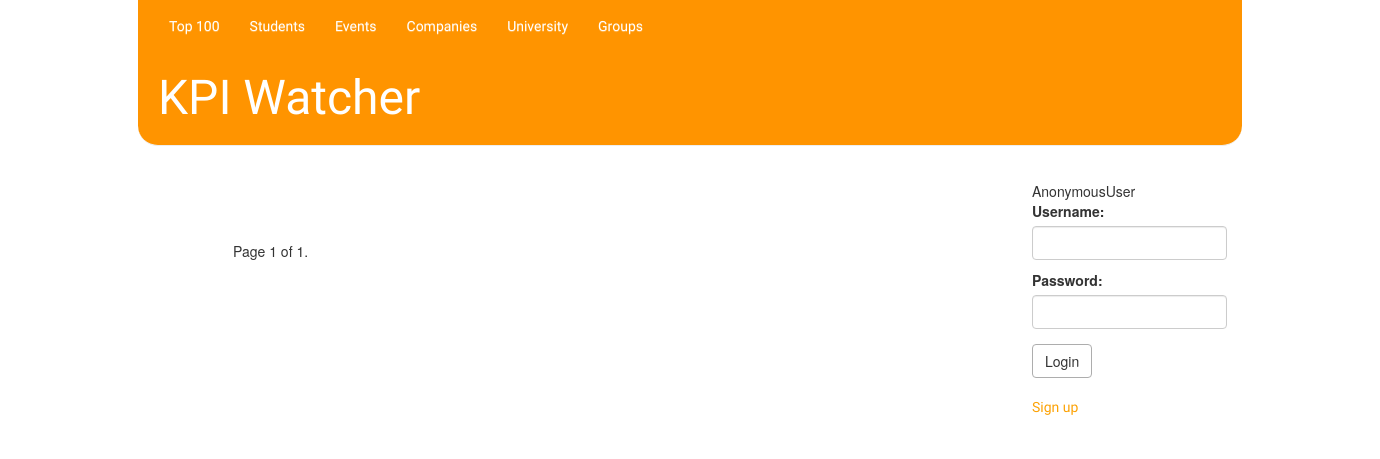
/companies/, run on an earlier commit of the app's database.
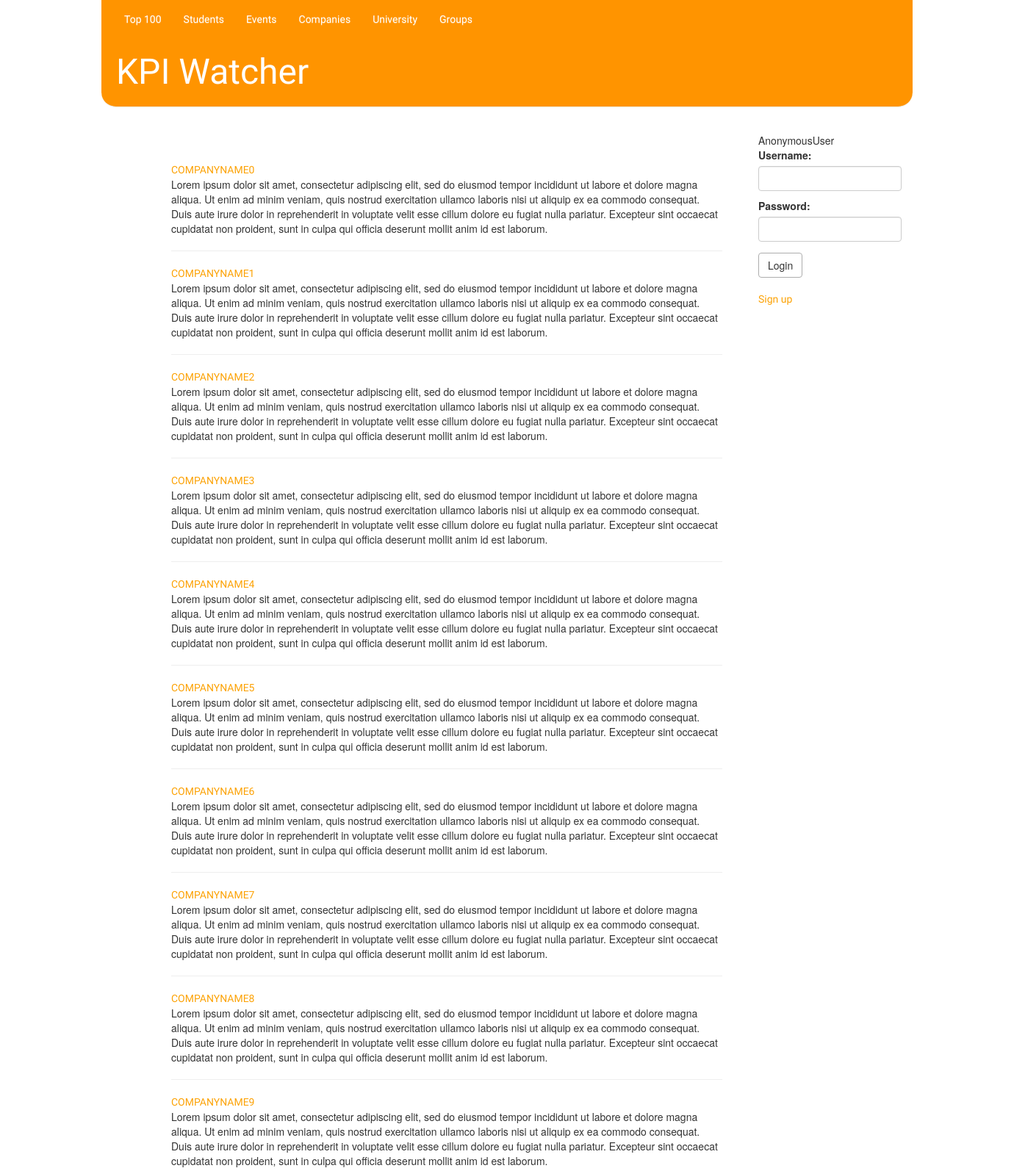
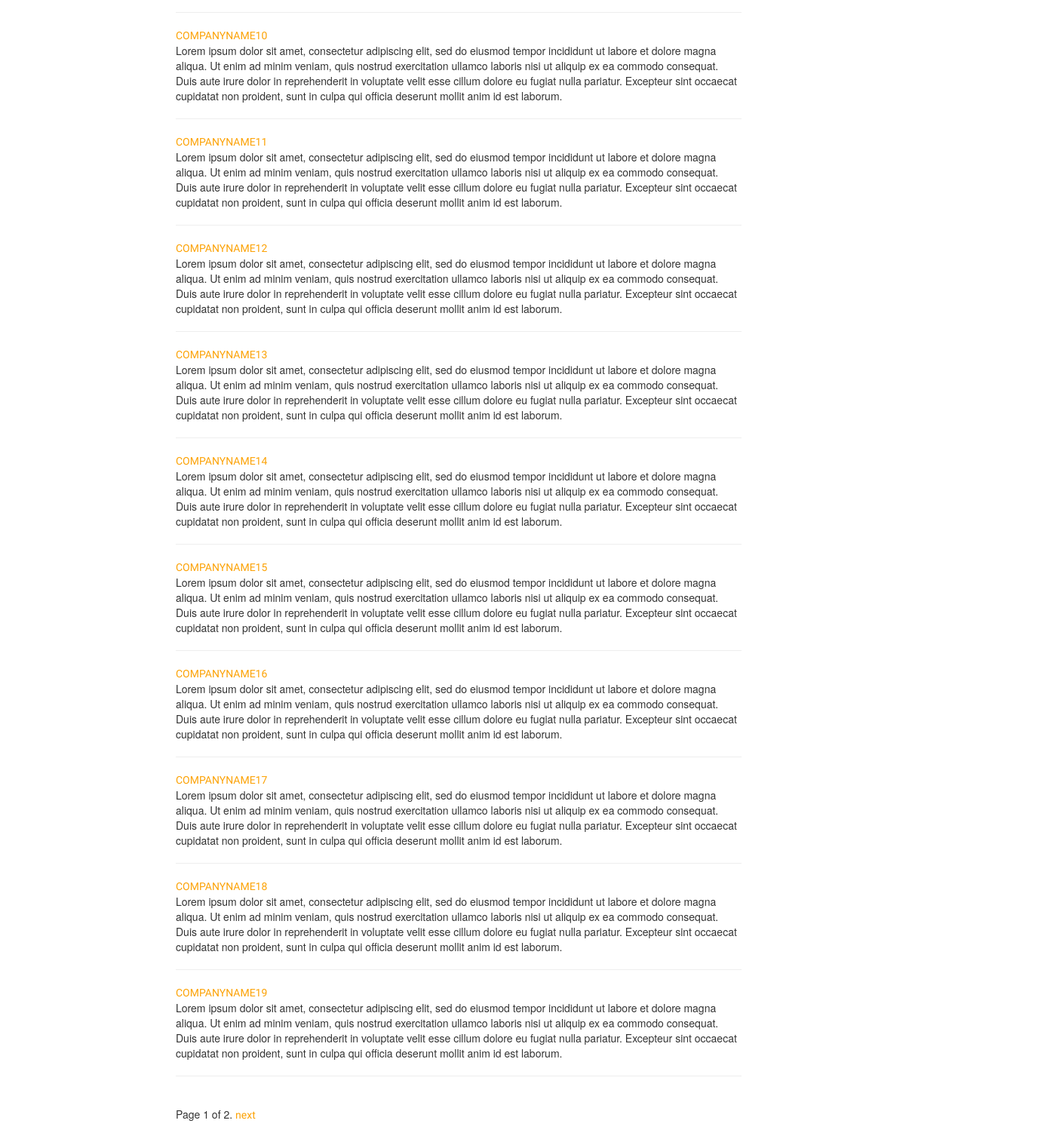
And on a later commit of the database (2 pictures, top to bottom).
### events/models.py (models this page shows)
class Company(models.Model):
    user = models.OneToOneField(User)
    name = models.CharField(max_length=250)
    description = models.TextField()

### events/views.py (the view)
# urls.py: url(r'^companies/', 'events.views.all_companies'),
def all_companies(request):
    companies_all = Company.objects.all()
    paginator = Paginator(companies_all, 20)
    page = request.GET.get('page')
    try:
        companies = paginator.page(page)
    except PageNotAnInteger:
        companies = paginator.page(1)
    except EmptyPage:
        companies = paginator.page(paginator.num_pages)
    return render(request, 'events/all_companies.html', {'companies': companies})

### ratings/ctx_log_processor.py (called while the page is built)
def auth_form(request):
    return {'form': AuthForm(), 'request': request}

### events/templates/events/all_companies.html (shortened to what this page needs)
{% extends 'base.html' %}
{%block content%}
<div class="content container">
        <div class="row">
            <div class="col-md-8">
    <br />
	{% for company in companies %}
        <a href="{% url 'events.views.company_page' pk=company.pk %}">{{ company.name | upper }}</a>
        <br />
        {{ company.description }}
        <hr>
    {% endfor %}
<div class="pagination">
    <span class="step-links">
        <span class="current">
            Page {{ companies.number }} of {{ companies.paginator.num_pages }}.
        </span>
        {% if companies.has_next %}
            <a href="?page={{ companies.next_page_number }}">next</a>
        {% endif %}
    </span>
</div></div></div></div>
{%endblock content%}

What changed in the data, as far as the page shows it:
added Company: name "COMPANYNAME0", description "Lorem ipsum dolor sit amet, consectetur adipiscing elit, sed do eiusmod tempor incididunt ut labore et dolore magna aliqua. Ut enim ad minim veniam, quis nostrud exercitation ullamco laboris nisi ut aliquip ex ea commodo consequat. Duis aute irure dolor in reprehenderit in voluptate velit esse cillum dolore eu fugiat nulla pariatur. Excepteur sint occaecat cupidatat non proident, sunt in culpa qui officia deserunt mollit anim id est laborum."
added Company: name "COMPANYNAME1", description "Lorem ipsum dolor sit amet, consectetur adipiscing elit, sed do eiusmod tempor incididunt ut labore et dolore magna aliqua. Ut enim ad minim veniam, quis nostrud exercitation ullamco laboris nisi ut aliquip ex ea commodo consequat. Duis aute irure dolor in reprehenderit in voluptate velit esse cillum dolore eu fugiat nulla pariatur. Excepteur sint occaecat cupidatat non proident, sunt in culpa qui officia deserunt mollit anim id est laborum."
added Company: name "COMPANYNAME2", description "Lorem ipsum dolor sit amet, consectetur adipiscing elit, sed do eiusmod tempor incididunt ut labore et dolore magna aliqua. Ut enim ad minim veniam, quis nostrud exercitation ullamco laboris nisi ut aliquip ex ea commodo consequat. Duis aute irure dolor in reprehenderit in voluptate velit esse cillum dolore eu fugiat nulla pariatur. Excepteur sint occaecat cupidatat non proident, sunt in culpa qui officia deserunt mollit anim id est laborum."
added Company: name "COMPANYNAME3", description "Lorem ipsum dolor sit amet, consectetur adipiscing elit, sed do eiusmod tempor incididunt ut labore et dolore magna aliqua. Ut enim ad minim veniam, quis nostrud exercitation ullamco laboris nisi ut aliquip ex ea commodo consequat. Duis aute irure dolor in reprehenderit in voluptate velit esse cillum dolore eu fugiat nulla pariatur. Excepteur sint occaecat cupidatat non proident, sunt in culpa qui officia deserunt mollit anim id est laborum."
added Company: name "COMPANYNAME4", description "Lorem ipsum dolor sit amet, consectetur adipiscing elit, sed do eiusmod tempor incididunt ut labore et dolore magna aliqua. Ut enim ad minim veniam, quis nostrud exercitation ullamco laboris nisi ut aliquip ex ea commodo consequat. Duis aute irure dolor in reprehenderit in voluptate velit esse cillum dolore eu fugiat nulla pariatur. Excepteur sint occaecat cupidatat non proident, sunt in culpa qui officia deserunt mollit anim id est laborum."
added Company: name "COMPANYNAME5", description "Lorem ipsum dolor sit amet, consectetur adipiscing elit, sed do eiusmod tempor incididunt ut labore et dolore magna aliqua. Ut enim ad minim veniam, quis nostrud exercitation ullamco laboris nisi ut aliquip ex ea commodo consequat. Duis aute irure dolor in reprehenderit in voluptate velit esse cillum dolore eu fugiat nulla pariatur. Excepteur sint occaecat cupidatat non proident, sunt in culpa qui officia deserunt mollit anim id est laborum."
added Company: name "COMPANYNAME6", description "Lorem ipsum dolor sit amet, consectetur adipiscing elit, sed do eiusmod tempor incididunt ut labore et dolore magna aliqua. Ut enim ad minim veniam, quis nostrud exercitation ullamco laboris nisi ut aliquip ex ea commodo consequat. Duis aute irure dolor in reprehenderit in voluptate velit esse cillum dolore eu fugiat nulla pariatur. Excepteur sint occaecat cupidatat non proident, sunt in culpa qui officia deserunt mollit anim id est laborum."
added Company: name "COMPANYNAME7", description "Lorem ipsum dolor sit amet, consectetur adipiscing elit, sed do eiusmod tempor incididunt ut labore et dolore magna aliqua. Ut enim ad minim veniam, quis nostrud exercitation ullamco laboris nisi ut aliquip ex ea commodo consequat. Duis aute irure dolor in reprehenderit in voluptate velit esse cillum dolore eu fugiat nulla pariatur. Excepteur sint occaecat cupidatat non proident, sunt in culpa qui officia deserunt mollit anim id est laborum."
added Company: name "COMPANYNAME8", description "Lorem ipsum dolor sit amet, consectetur adipiscing elit, sed do eiusmod tempor incididunt ut labore et dolore magna aliqua. Ut enim ad minim veniam, quis nostrud exercitation ullamco laboris nisi ut aliquip ex ea commodo consequat. Duis aute irure dolor in reprehenderit in voluptate velit esse cillum dolore eu fugiat nulla pariatur. Excepteur sint occaecat cupidatat non proident, sunt in culpa qui officia deserunt mollit anim id est laborum."
added Company: name "COMPANYNAME9", description "Lorem ipsum dolor sit amet, consectetur adipiscing elit, sed do eiusmod tempor incididunt ut labore et dolore magna aliqua. Ut enim ad minim veniam, quis nostrud exercitation ullamco laboris nisi ut aliquip ex ea commodo consequat. Duis aute irure dolor in reprehenderit in voluptate velit esse cillum dolore eu fugiat nulla pariatur. Excepteur sint occaecat cupidatat non proident, sunt in culpa qui officia deserunt mollit anim id est laborum."
added Company: name "COMPANYNAME10", description "Lorem ipsum dolor sit amet, consectetur adipiscing elit, sed do eiusmod tempor incididunt ut labore et dolore magna aliqua. Ut enim ad minim veniam, quis nostrud exercitation ullamco laboris nisi ut aliquip ex ea commodo consequat. Duis aute irure dolor in reprehenderit in voluptate velit esse cillum dolore eu fugiat nulla pariatur. Excepteur sint occaecat cupidatat non proident, sunt in culpa qui officia deserunt mollit anim id est laborum."
added Company: name "COMPANYNAME11", description "Lorem ipsum dolor sit amet, consectetur adipiscing elit, sed do eiusmod tempor incididunt ut labore et dolore magna aliqua. Ut enim ad minim veniam, quis nostrud exercitation ullamco laboris nisi ut aliquip ex ea commodo consequat. Duis aute irure dolor in reprehenderit in voluptate velit esse cillum dolore eu fugiat nulla pariatur. Excepteur sint occaecat cupidatat non proident, sunt in culpa qui officia deserunt mollit anim id est laborum."
added Company: name "COMPANYNAME12", description "Lorem ipsum dolor sit amet, consectetur adipiscing elit, sed do eiusmod tempor incididunt ut labore et dolore magna aliqua. Ut enim ad minim veniam, quis nostrud exercitation ullamco laboris nisi ut aliquip ex ea commodo consequat. Duis aute irure dolor in reprehenderit in voluptate velit esse cillum dolore eu fugiat nulla pariatur. Excepteur sint occaecat cupidatat non proident, sunt in culpa qui officia deserunt mollit anim id est laborum."
added Company: name "COMPANYNAME13", description "Lorem ipsum dolor sit amet, consectetur adipiscing elit, sed do eiusmod tempor incididunt ut labore et dolore magna aliqua. Ut enim ad minim veniam, quis nostrud exercitation ullamco laboris nisi ut aliquip ex ea commodo consequat. Duis aute irure dolor in reprehenderit in voluptate velit esse cillum dolore eu fugiat nulla pariatur. Excepteur sint occaecat cupidatat non proident, sunt in culpa qui officia deserunt mollit anim id est laborum."
added Company: name "COMPANYNAME14", description "Lorem ipsum dolor sit amet, consectetur adipiscing elit, sed do eiusmod tempor incididunt ut labore et dolore magna aliqua. Ut enim ad minim veniam, quis nostrud exercitation ullamco laboris nisi ut aliquip ex ea commodo consequat. Duis aute irure dolor in reprehenderit in voluptate velit esse cillum dolore eu fugiat nulla pariatur. Excepteur sint occaecat cupidatat non proident, sunt in culpa qui officia deserunt mollit anim id est laborum."
added Company: name "COMPANYNAME15", description "Lorem ipsum dolor sit amet, consectetur adipiscing elit, sed do eiusmod tempor incididunt ut labore et dolore magna aliqua. Ut enim ad minim veniam, quis nostrud exercitation ullamco laboris nisi ut aliquip ex ea commodo consequat. Duis aute irure dolor in reprehenderit in voluptate velit esse cillum dolore eu fugiat nulla pariatur. Excepteur sint occaecat cupidatat non proident, sunt in culpa qui officia deserunt mollit anim id est laborum."
added Company: name "COMPANYNAME16", description "Lorem ipsum dolor sit amet, consectetur adipiscing elit, sed do eiusmod tempor incididunt ut labore et dolore magna aliqua. Ut enim ad minim veniam, quis nostrud exercitation ullamco laboris nisi ut aliquip ex ea commodo consequat. Duis aute irure dolor in reprehenderit in voluptate velit esse cillum dolore eu fugiat nulla pariatur. Excepteur sint occaecat cupidatat non proident, sunt in culpa qui officia deserunt mollit anim id est laborum."
added Company: name "COMPANYNAME17", description "Lorem ipsum dolor sit amet, consectetur adipiscing elit, sed do eiusmod tempor incididunt ut labore et dolore magna aliqua. Ut enim ad minim veniam, quis nostrud exercitation ullamco laboris nisi ut aliquip ex ea commodo consequat. Duis aute irure dolor in reprehenderit in voluptate velit esse cillum dolore eu fugiat nulla pariatur. Excepteur sint occaecat cupidatat non proident, sunt in culpa qui officia deserunt mollit anim id est laborum."
added Company: name "COMPANYNAME18", description "Lorem ipsum dolor sit amet, consectetur adipiscing elit, sed do eiusmod tempor incididunt ut labore et dolore magna aliqua. Ut enim ad minim veniam, quis nostrud exercitation ullamco laboris nisi ut aliquip ex ea commodo consequat. Duis aute irure dolor in reprehenderit in voluptate velit esse cillum dolore eu fugiat nulla pariatur. Excepteur sint occaecat cupidatat non proident, sunt in culpa qui officia deserunt mollit anim id est laborum."
added Company: name "COMPANYNAME19", description "Lorem ipsum dolor sit amet, consectetur adipiscing elit, sed do eiusmod tempor incididunt ut labore et dolore magna aliqua. Ut enim ad minim veniam, quis nostrud exercitation ullamco laboris nisi ut aliquip ex ea commodo consequat. Duis aute irure dolor in reprehenderit in voluptate velit esse cillum dolore eu fugiat nulla pariatur. Excepteur sint occaecat cupidatat non proident, sunt in culpa qui officia deserunt mollit anim id est laborum."
Also different on the page:
{{ companies.paginator.num_pages }}: "1" → "2"
text now shown: "next"
